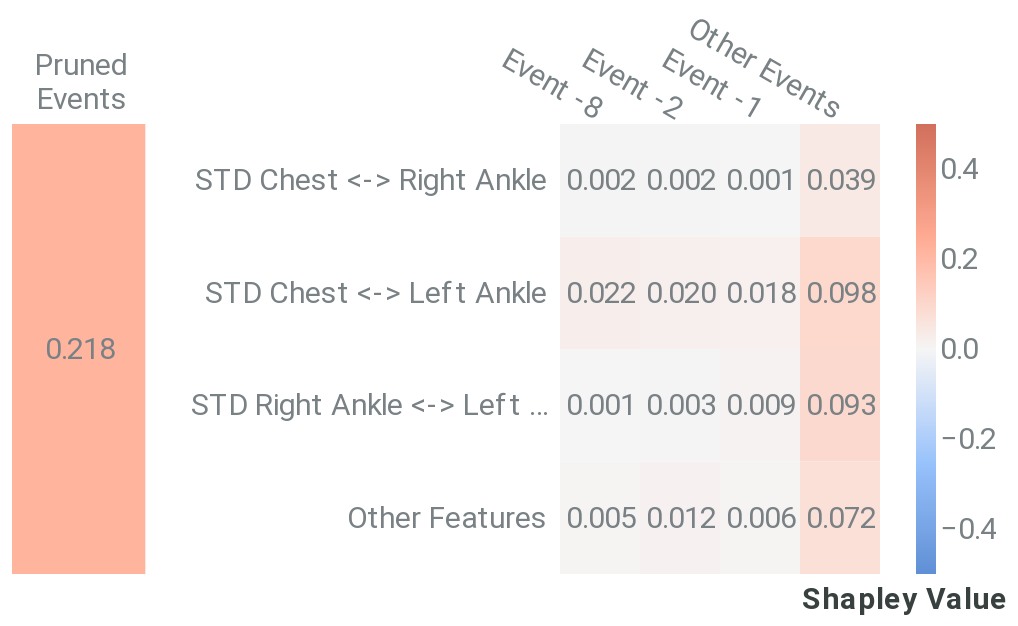

Notebook cell for this chart:
### Markdown cell above
##### Cell-level explanation

### Code cell
cell_dict = {'rs': 42, 'nsamples': 32000, 'top_x_events': 3, 'top_x_feats': 3}
cell_data = local_cell_level(f, pos_x_data, cell_dict, event_data, feature_data, positive_sequence_id, sequence_id_feat, average_event, pruning_idx)
feat_names = list(feature_data['Feature'].values)[:-1] # exclude pruned events
cell_plot = plot_cell_level(cell_data, feat_names, feature_dict.get('plot_features'))
cell_plot

### Figure 1 — Vega-Lite specification as saved in the notebook (floating-point values rounded to 4 significant figures)
{"config": {"axis": {"domain": true, "domainColor": "#798184", "grid": false, "gridColor": "#798184", "gridOpacity": 0.5, "gridDash": [3, 5], "gridWidth": 0.8, "gridCap": "round", "labelPadding": 3, "labelFont": "Roboto", "labelColor": "#798184", "tickSize": 5, "tickColor": "#798184", "tickOpacity": 0.5, "titleColor": "#384140", "titleFont": "Roboto", "titleFontSize": 12}, "axisBand": {"domain": true, "ticks": false, "labelPadding": 7}, "axisY": {"domain": false, "titleAlign": "left", "titleAngle": 0, "titleX": -20, "titleY": -10}, "legend": {"labelColor": "#798184", "labelFontSize": 12, "symbolSize": 40, "titleColor": "#384140", "titleFontSize": 12, "titlePadding": 10, "titleFont": "Roboto", "labelFont": "Roboto"}, "line": {"stroke": "#618FE0", "strokeWidth": 2}, "rule": {"stroke": "#798184"}, "path": {"stroke": "#618FE0", "strokeWidth": 0.5}, "rect": {"fill": "#618FE0"}, "point": {"filled": true, "shape": "circle"}, "shape": {"stroke": "#618FE0"}, "bar": {"fill": "#618FE0", "stroke": null}, "text": {"font": "Roboto", "color": "#384140", "fontSize": 12}, "arc": {"stroke": "#fff", "strokeWidth": 1}, "range": {"category": ["#618FE0", "#50D0B0", "#E17560", "#E8B474", "#D889C4", "#34A3BC", "#A583A4"], "ramp": ["#001854", "#002f72", "#04478e", "#1e5fab", "#4477c5", "#6290e1", "#7ea9fd", "#9ec7ff", "#bde4ff"], "heatmap": ["#001854", "#002f72", "#04478e", "#1e5fab", "#4477c5", "#6290e1", "#7ea9fd", "#9ec7ff", "#bde4ff"], "diverging": ["#003b26", "#006b52", "#1aa082", "#55d5b5", "#f5f5f5", "#ffaa92", "#d16f5b", "#9e392c", "#650200"]}, "title": {"anchor": "start", "fontSize": 20, "color": "#384140", "fontWeight": "bold", "offset": 20, "font": "Roboto", "subtitleColor": "#384140", "subtitleFontSize": 16}, "header": {"labelFontSize": 12, "titleFontSize": 16, "labelColor": "#384140", "titleColor": "#384140", "titleFont": "Roboto", "labelFont": "Roboto"}, "group": {"fill": "white"}, "background": "white", "view": {"stroke": "transparent", "continuousHeight": 300, "continuousWidth": 400}}, "hconcat": [{"layer": [{"mark": "rect", "encoding": {"color": {"type": "quantitative", "field": "rounded", "legend": null, "scale": {"domain": [-0.5, 0.5], "range": ["#5f8fd6", "#99c3fb", "#f5f5f5", "#ffaa92", "#d16f5b"]}, "title": null}, "x": {"type": "nominal", "axis": {"titleFontSize": 15}, "field": "Event"}, "y": {"type": "nominal", "axis": {"domain": false, "labels": false, "title": null}, "field": "Feature"}}}, {"mark": {"type": "text", "align": "right", "baseline": "middle", "color": "#798184", "dx": 18, "fontSize": 15}, "encoding": {"text": {"type": "nominal", "field": "rounded_str"}, "x": {"type": "nominal", "axis": {"domain": false, "labelAngle": 0, "labelFontSize": 15, "labelOffset": 24, "labelPadding": 30, "orient": "top", "title": null}, "field": "Event"}, "y": {"type": "nominal", "axis": {"domain": false, "labels": false, "title": null}, "field": "Feature"}}}], "data": {"name": "data-7573284ca781d335e13954f91b9117c1"}, "height": 225, "width": 66.67}, {"layer": [{"mark": "rect", "encoding": {"color": {"type": "quantitative", "field": "rounded", "legend": {"gradientLength": 225, "gradientThickness": 10, "labelFontSize": 15, "orient": "right"}, "scale": {"domain": [-0.5, 0.5], "range": ["#5f8fd6", "#99c3fb", "#f5f5f5", "#ffaa92", "#d16f5b"]}, "title": null}, "x": {"type": "nominal", "axis": {"titleFontSize": 15}, "field": "Event", "sort": ["Event -8", "Event -2", "Event -1"]}, "y": {"type": "nominal", "axis": {"domain": false, "labelFontSize": 15, "title": null}, "field": "Feature", "sort": ["STD Chest <-> Right Ankle", "STD Chest <-> Left Ankle", "STD Right Ankle <-> Left Ankle"]}}}, {"mark": {"type": "text", "align": "right", "baseline": "middle", "color": "#798184", "dx": 18, "fontSize": 15}, "encoding": {"text": {"type": "nominal", "field": "rounded_str"}, "x": {"type": "nominal", "axis": {"domain": false, "labelAngle": 30, "labelFontSize": 15, "orient": "top", "title": "Shapley Value", "titleX": 172, "titleY": 245}, "field": "Event", "sort": ["Event -8", "Event -2", "Event -1"]}, "y": {"type": "nominal", "axis": {"domain": false, "labelFontSize": 15, "title": null}, "field": "Feature", "sort": ["STD Chest <-> Right Ankle", "STD Chest <-> Left Ankle", "STD Right Ankle <-> Left Ankle"]}}}], "data": {"name": "data-0a04cbfd23df0b761245416f6e7d9618"}, "height": 225, "width": 160}], "resolve": {"scale": {"color": "independent"}}, "$schema": "https://vega.github.io/schema/vega-lite/v4.8.1.json", "datasets": {"data-7573284ca781d335e13954f91b9117c1": [{"Event": ["Pruned", "Events"], "Feature": "Other features", "rounded": 0.218, "rounded_str": "0.218"}], "data-0a04cbfd23df0b761245416f6e7d9618": [{"Event": "Other Events", "Feature": "STD Chest <-> Left Ankle", "Shapley Value": 0.09783, "rounded": 0.098, "rounded_str": "0.098"}, {"Event": "Other Events", "Feature": "STD Right Ankle <-> Left Ankle", "Shapley Value": 0.09304, "rounded": 0.093, "rounded_str": "0.093"}, {"Event": "Other Events", "Feature": "Other Features", "Shapley Value": 0.07209, "rounded": 0.072, "rounded_str": "0.072"}, {"Event": "Other Events", "Feature": "STD Chest <-> Right Ankle", "Shapley Value": 0.03883, "rounded": 0.039, "rounded_str": "0.039"}, {"Event": "Event -8", "Feature": "STD Chest <-> Left Ankle", "Shapley Value": 0.02158, "rounded": 0.022, "rounded_str": "0.022"}, {"Event": "Event -2", "Feature": "STD Chest <-> Left Ankle", "Shapley Value": 0.01962, "rounded": 0.02, "rounded_str": "0.020"}, {"Event": "Event -1", "Feature": "STD Chest <-> Left Ankle", "Shapley Value": 0.0179, "rounded": 0.018, "rounded_str": "0.018"}, {"Event": "Event -2", "Feature": "Other Features", "Shapley Value": 0.01239, "rounded": 0.012, "rounded_str": "0.012"}, {"Event": "Event -1", "Feature": "STD Right Ankle <-> Left Ankle", "Shapley Value": 0.008934, "rounded": 0.009, "rounded_str": "0.009"}, {"Event": "Event -1", "Feature": "Other Features", "Shapley Value": 0.006026, "rounded": 0.006, "rounded_str": "0.006"}, {"Event": "Event -8", "Feature": "Other Features", "Shapley Value": 0.005219, "rounded": 0.005, "rounded_str": "0.005"}, {"Event": "Event -2", "Feature": "STD Right Ankle <-> Left Ankle", "Shapley Value": 0.002617, "rounded": 0.003, "rounded_str": "0.003"}, {"Event": "Event -8", "Feature": "STD Chest <-> Right Ankle", "Shapley Value": 0.001637, "rounded": 0.002, "rounded_str": "0.002"}, {"Event": "Event -2", "Feature": "STD Chest <-> Right Ankle", "Shapley Value": 0.001579, "rounded": 0.002, "rounded_str": "0.002"}, {"Event": "Event -1", "Feature": "STD Chest <-> Right Ankle", "Shapley Value": 0.001311, "rounded": 0.001, "rounded_str": "0.001"}, {"Event": "Event -8", "Feature": "STD Right Ankle <-> Left Ankle", "Shapley Value": 0.001068, "rounded": 0.001, "rounded_str": "0.001"}]}}
